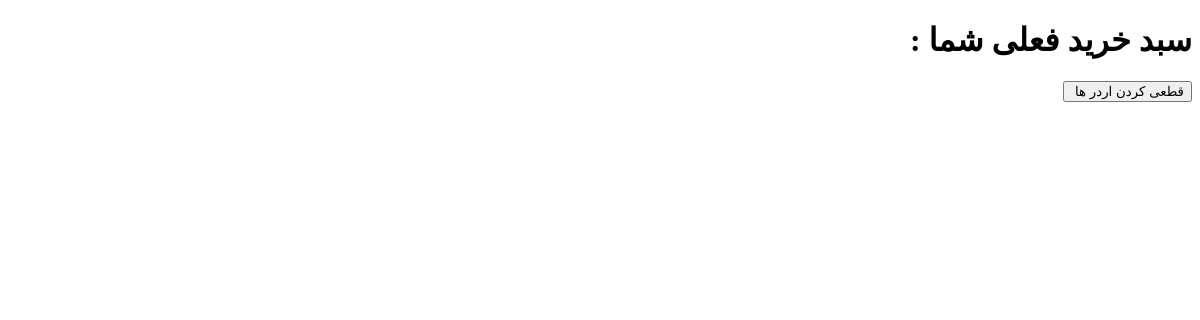
Before: /show-basket (signed in) with the older database file.
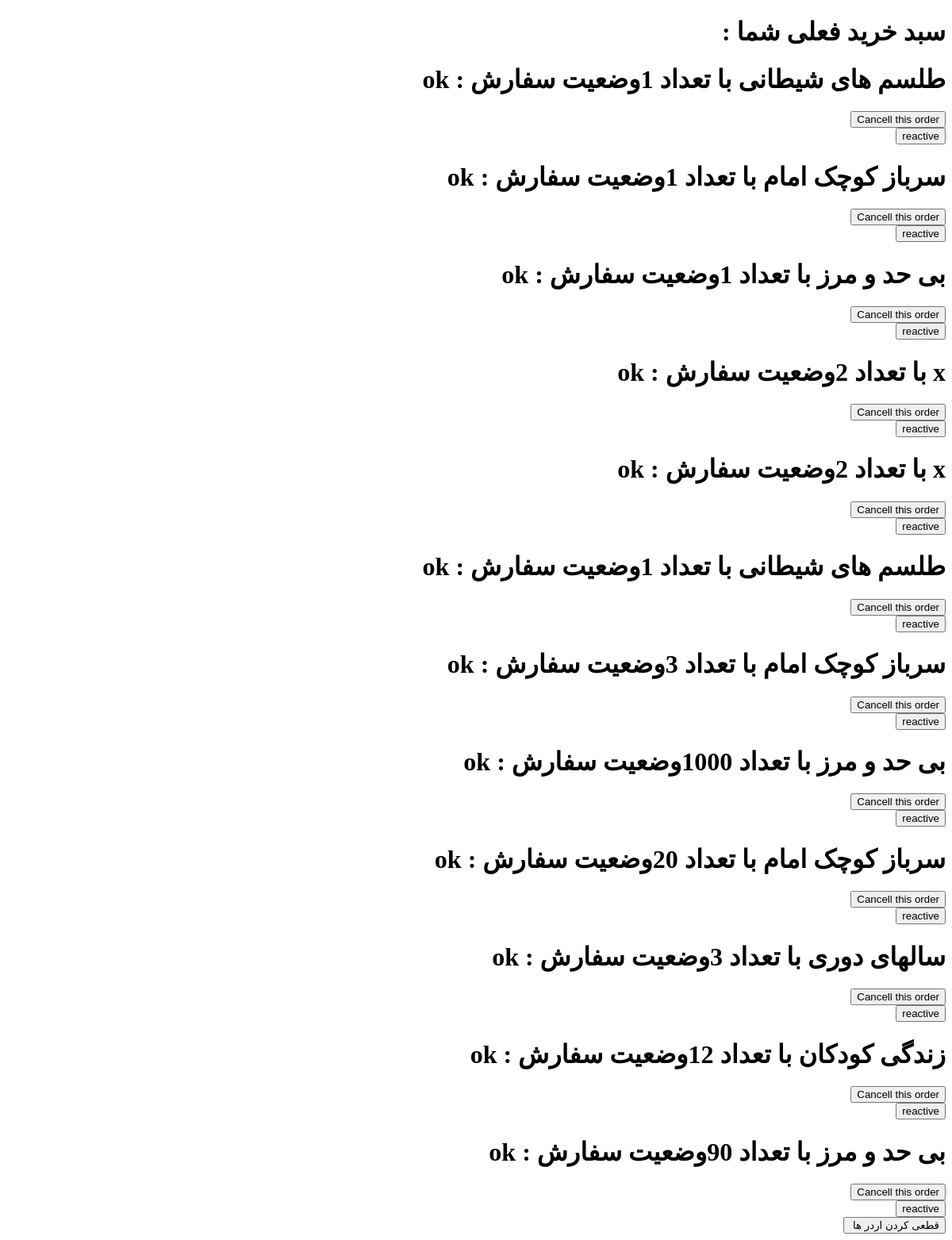
After: the same page with the newer database file.
### BascektShop/models.py (models this page shows)
class ShoppingBasket(models.Model):
    user = models.ForeignKey(User, on_delete=models.PROTECT)
    item = models.ForeignKey(Book, on_delete=models.PROTECT)
    date = models.DateTimeField()
    count = models.IntegerField()
    basket = models.ForeignKey(FinalBasket, models.PROTECT, null=True)
    state_choices = [
        ('ok', 'خرید نهایی شده '),
        ('pending', 'در انتظار پرداخت'),
        ('cancelled', 'انصراف از خرید')
    ]
    status = models.CharField(
        max_length=15,
        choices=state_choices,
        default='pending'
    )

### book/models.py (models this page shows)
class Book(models.Model):
    name = models.CharField(max_length=200)
    pages = models.CharField(max_length=200)
    author = models.ForeignKey(Author, on_delete=models.CASCADE)
    price = models.IntegerField()
    cat = models.ForeignKey(Category, on_delete=models.CASCADE, null=True)
    img = models.ImageField(upload_to='images/', null=True)
    publisher = models.ForeignKey(Publisher, on_delete=models.PROTECT, null=True)
    def __str__(self):
        return self.name

### BascektShop/views.py (the view)
# urls.py: path('show-basket', ShowBasket.as_view(), name='show-basket'),
class ShowBasket(View):
    def get(self, request):
        user_id = request.user
        qs = ShoppingBasket.objects.filter(user_id=user_id)
        ctx = {"data": qs}
        return render(request, 'Basket.html', ctx)

### templates/Basket.html (shortened to what this page needs)
<!DOCTYPE html>
<html lang="en" xmlns="http://www.w3.org/1999/html">
<head>
</head>
<body dir="rtl">
<h1>سبد خرید فعلی شما :</h1>
    {%for elm in data%}
       <h1>{{elm.item}} با تعداد {{elm.count}}وضعیت سفارش : {{ elm.status }}</h1>
        <form action="{% url 'cancellorder' %}" method="GET">
            <input type='submit' value="Cancell this order"></input>
        </form>
        <form action="{% url 'reactiveorder' %}" method="GET">
            <input type='submit' value="reactive"></input>
        </form>
    {% endfor %}
<form action="{% url 'pay' %}" method="GET">
    <input type='submit' value="قطعی کردن اردر ها "></input>
</form>
</body>
</html>

Changed rows visible on the page:
added ShoppingBasket: item "طلسم های شیطانی", count "1", status "ok"
added ShoppingBasket: item "سرباز کوچک امام", count "1", status "ok"
added ShoppingBasket: item "بی حد و مرز", count "1", status "ok"
added ShoppingBasket: item "x", count "2", status "ok"
added ShoppingBasket: item "x", count "2", status "ok"
added ShoppingBasket: item "طلسم های شیطانی", count "1", status "ok"
added ShoppingBasket: item "سرباز کوچک امام", count "3", status "ok"
added ShoppingBasket: item "بی حد و مرز", count "1000", status "ok"
added ShoppingBasket: item "سرباز کوچک امام", count "20", status "ok"
added ShoppingBasket: item "سالهای دوری", count "3", status "ok"
added ShoppingBasket: item "زندگی کودکان", count "12", status "ok"
added ShoppingBasket: item "بی حد و مرز", count "90", status "ok"
